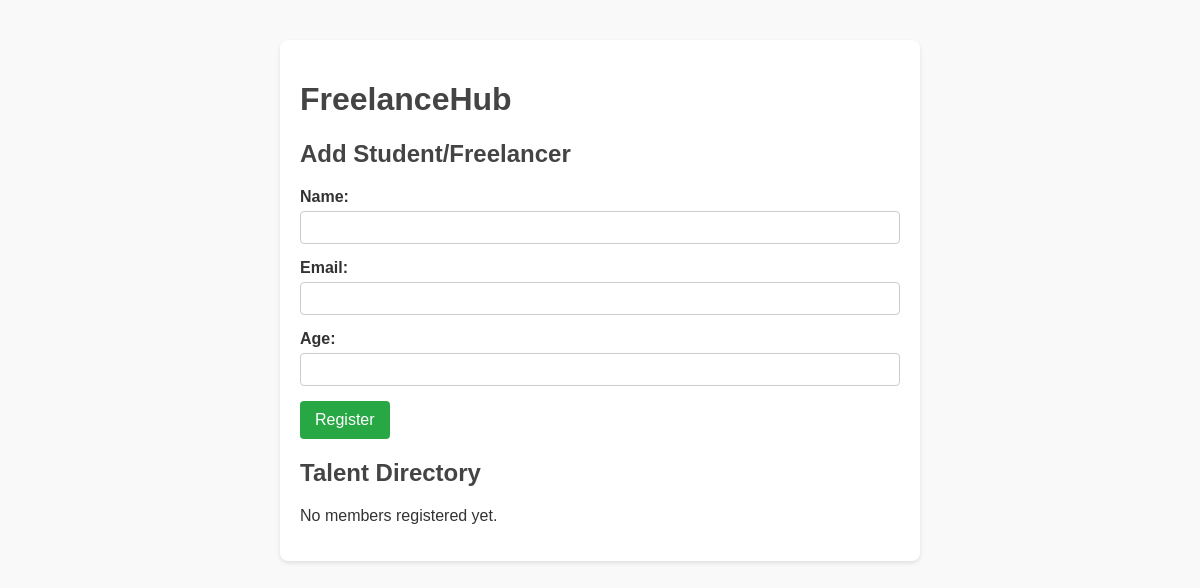
Before: / with the older database file.
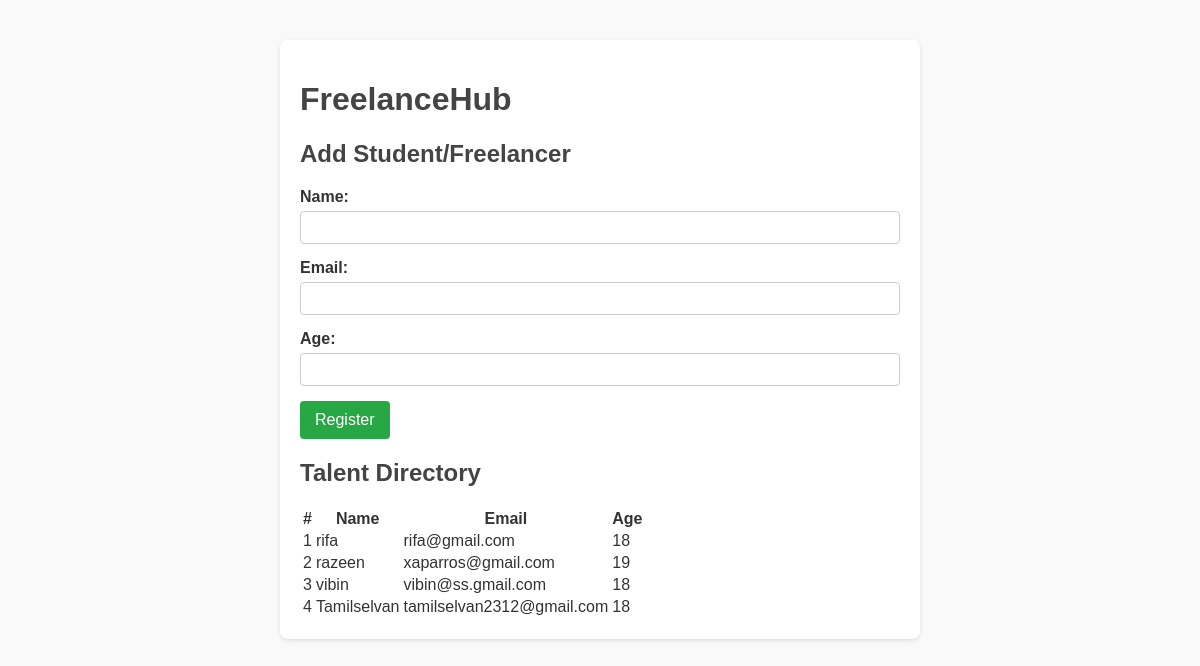
After: the same page with the newer database file.
### core/models.py (models this page shows, shortened)
class Student(models.Model):
    name = models.CharField(max_length=100)
    age = models.IntegerField()
    email = models.EmailField()

### core/views.py (the view, shortened to what this page needs)
# urls.py: path('', views.home, name='home'),
def home(request):
    students = Student.objects.all().order_by("-id")
    return render(request, "core/home.html", {"students": students})

### core/templates/core/home.html (shortened to what this page needs)
<!DOCTYPE html>
<html lang="en">
<head>
</head>
<body>
    <div class="container">
        <h1>FreelanceHub</h1>
        <form method="POST" action="{% url 'home' %}">
            <h2>Add Student/Freelancer</h2>
            <div class="form-group">
                <label for="name">Name:</label>
                <input type="text" id="name" name="name" required>
            </div>
            <div class="form-group">
                <label for="email">Email:</label>
                <input type="email" id="email" name="email" required>
            </div>
            <div class="form-group">
                <label for="age">Age:</label>
                <input type="number" id="age" name="age" required>
            </div>
            <button type="submit">Register</button>
        </form>
            <h2>Talent Directory</h2>
            {% if students %}
            <table class="student-table">
                <thead>
                    <tr>
                        <th>#</th>
                        <th>Name</th>
                        <th>Email</th>
                        <th>Age</th>
                    </tr>
                </thead>
                <tbody>
                    {% for student in students %}
                    <tr>
                        <td>{{ forloop.counter }}</td>
                        <td>{{ student.name }}</td>
                        <td>{{ student.email }}</td>
                        <td>{{ student.age }}</td>
                    </tr>
                    {% endfor %}
                </tbody>
            </table>
            {% else %}
            <p>No members registered yet.</p>
            {% endif %}
    </div>
</body>
</html>

### core/templates/core/home.html (style rules this page uses)
body { font-family: Arial, sans-serif; margin: 40px; background-color: #f9f9f9; color: #333; }
.container { max-width: 600px; margin: 0 auto; background: white; padding: 20px; border-radius: 8px; box-shadow: 0 2px 4px rgba(0,0,0,0.1); }
h1, h2 { color: #444; }
.form-group { margin-bottom: 15px; }
label { display: block; margin-bottom: 5px; font-weight: bold; }
input[type="text"], input[type="email"], input[type="number"] { width: 100%; padding: 8px; box-sizing: border-box; border: 1px solid #ccc; border-radius: 4px; }
button { padding: 10px 15px; background-color: #28a745; color: white; border: none; border-radius: 4px; cursor: pointer; font-size: 16px; }

Changed rows visible on the page:
added Student: name "rifa", email "rifa@gmail.com", age "18"
added Student: name "razeen", email "xaparros@gmail.com", age "19"
added Student: name "vibin", email "vibin@ss.gmail.com", age "18"
added Student: name "Tamilselvan", email "tamilselvan2312@gmail.com", age "18"
Other visible differences:
text no longer shown: "No members registered yet."
text now shown: "# Name Email Age"
